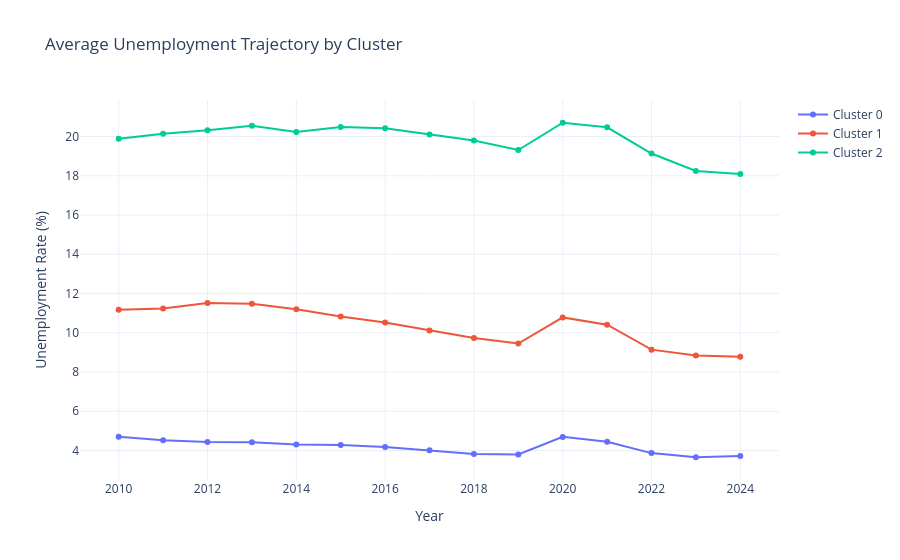

Notebook code for this chart:
### Markdown cell above
### Step 10.10: Visualise unemployment across cluster (figure out which cluster is which)

### Code cell
import plotly.graph_objects as go

# descriptive labels for each cluster
cluster_labels = {
    0: "Cluster 0",
    1: "Cluster 1",
    2: "Cluster 2",
}

fig = go.Figure()

for cluster in cluster_means.index:
    fig.add_trace(
        go.Scatter(
            x=cluster_means.columns,
            y=cluster_means.loc[cluster],
            mode="lines+markers",
            name=cluster_labels[cluster]
        )
    )

fig.update_layout(
    title="Average Unemployment Trajectory by Cluster",
    xaxis_title="Year",
    yaxis_title="Unemployment Rate (%)",
    template="plotly_white"
)

fig.show()

# Print Countries in each cluster

cluster_descriptions = {
    "0": "High unemployment economies",
    "1": "Lower unemployment economies",
    "2": "Moderate unemployment economies",
}

for c in sorted(cluster_df["cluster"].unique()):
    countries = cluster_df.loc[cluster_df["cluster"] == c, "country"].tolist()
    print(f"\nCluster {c} - {cluster_descriptions[c]} ({len(countries)} countries):")
    print(", ".join(countries))

### Figure 1 — Plotly figure (JSON) as saved in the notebook; plotly's stock layout.template omitted (floating-point values rounded to 4 significant figures)
{"data": [{"mode": "lines+markers", "name": "Cluster 0", "type": "scatter", "x": [2010, 2011, 2012, 2013, 2014, 2015, 2016, 2017, 2018, 2019, 2020, 2021, 2022, 2023, 2024], "y": [4.696, 4.525, 4.431, 4.423, 4.308, 4.278, 4.179, 4.011, 3.826, 3.804, 4.695, 4.443, 3.868, 3.657, 3.717]}, {"mode": "lines+markers", "name": "Cluster 1", "type": "scatter", "x": [2010, 2011, 2012, 2013, 2014, 2015, 2016, 2017, 2018, 2019, 2020, 2021, 2022, 2023, 2024], "y": [11.17, 11.24, 11.51, 11.48, 11.2, 10.83, 10.52, 10.11, 9.735, 9.451, 10.78, 10.41, 9.14, 8.842, 8.772]}, {"mode": "lines+markers", "name": "Cluster 2", "type": "scatter", "x": [2010, 2011, 2012, 2013, 2014, 2015, 2016, 2017, 2018, 2019, 2020, 2021, 2022, 2023, 2024], "y": [19.88, 20.14, 20.32, 20.54, 20.23, 20.49, 20.42, 20.1, 19.79, 19.31, 20.7, 20.47, 19.13, 18.24, 18.09]}], "layout": {"title": {"text": "Average Unemployment Trajectory by Cluster"}, "xaxis": {"title": {"text": "Year"}}, "yaxis": {"title": {"text": "Unemployment Rate (%)"}}}}
